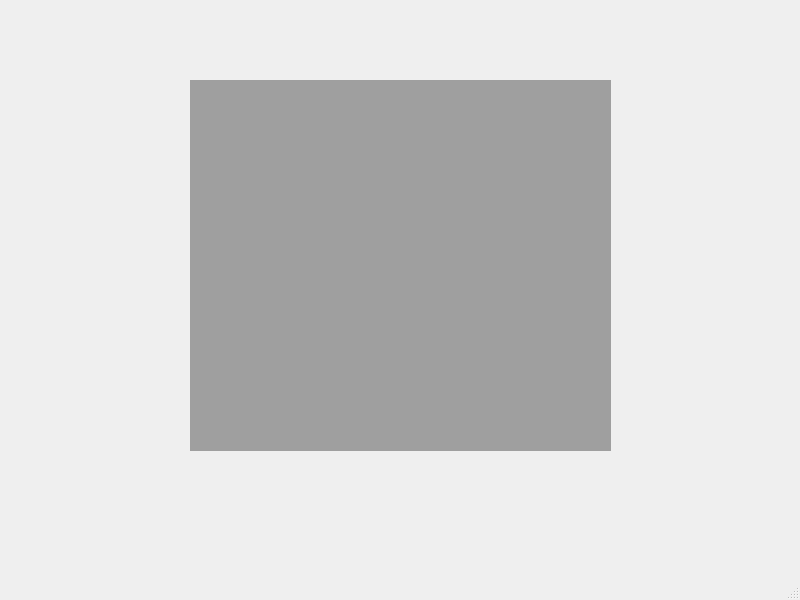
<?xml version="1.0" encoding="UTF-8"?>
<ui version="4.0">
 <class>MainWindow</class>
 <widget class="QMainWindow" name="MainWindow">
  <property name="geometry">
   <rect>
    <x>0</x>
    <y>0</y>
    <width>800</width>
    <height>600</height>
   </rect>
  </property>
  <property name="windowTitle">
   <string>MainWindow</string>
  </property>
  <widget class="QWidget" name="centralwidget">
   <widget class="QMdiArea" name="mdiArea">
    <property name="geometry">
     <rect>
      <x>190</x>
      <y>80</y>
      <width>421</width>
      <height>371</height>
     </rect>
    </property>
    <widget class="QWidget" name="subwindow">
     <property name="windowTitle">
      <string>子窗口</string>
     </property>
    </widget>
   </widget>
  </widget>
  <widget class="QMenuBar" name="menubar">
   <property name="geometry">
    <rect>
     <x>0</x>
     <y>0</y>
     <width>800</width>
     <height>30</height>
    </rect>
   </property>
  </widget>
  <widget class="QStatusBar" name="statusbar"/>
 </widget>
 <resources/>
 <connections/>
</ui>
